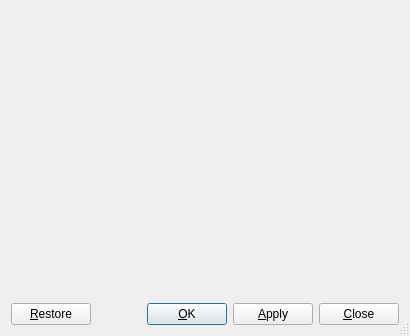
<ui version="4.0" >
 <author></author>
 <comment></comment>
 <exportmacro></exportmacro>
 <class>QFloatUi</class>
 <widget class="QDialog" name="QFloatUi" >
  <property name="geometry" >
   <rect>
    <x>0</x>
    <y>0</y>
    <width>410</width>
    <height>336</height>
   </rect>
  </property>
  <property name="windowTitle" >
   <string/>
  </property>
  <property name="sizeGripEnabled" >
   <bool>true</bool>
  </property>
  <layout class="QVBoxLayout" >
   <property name="margin" >
    <number>11</number>
   </property>
   <property name="spacing" >
    <number>6</number>
   </property>
   <item>
    <widget class="FloatPlacement" name="floatFP" />
   </item>
   <item>
    <layout class="QHBoxLayout" >
     <property name="margin" >
      <number>0</number>
     </property>
     <property name="spacing" >
      <number>6</number>
     </property>
     <item>
      <widget class="QPushButton" name="restorePB" >
       <property name="text" >
        <string>&amp;Restore</string>
       </property>
       <property name="autoDefault" >
        <bool>false</bool>
       </property>
      </widget>
     </item>
     <item>
      <spacer>
       <property name="orientation" >
        <enum>Qt::Horizontal</enum>
       </property>
       <property name="sizeType" >
        <enum>QSizePolicy::Expanding</enum>
       </property>
       <property name="sizeHint" >
        <size>
         <width>20</width>
         <height>20</height>
        </size>
       </property>
      </spacer>
     </item>
     <item>
      <widget class="QPushButton" name="okPB" >
       <property name="text" >
        <string>&amp;OK</string>
       </property>
       <property name="default" >
        <bool>true</bool>
       </property>
      </widget>
     </item>
     <item>
      <widget class="QPushButton" name="applyPB" >
       <property name="text" >
        <string>&amp;Apply</string>
       </property>
      </widget>
     </item>
     <item>
      <widget class="QPushButton" name="closePB" >
       <property name="text" >
        <string>&amp;Close</string>
       </property>
      </widget>
     </item>
    </layout>
   </item>
  </layout>
 </widget>
 <pixmapfunction></pixmapfunction>
 <includes>
  <include location="local" >qt_helpers.h</include>
 </includes>
 <customwidgets>
  <customwidget>
   <class>FloatPlacement</class>
   <extends></extends>
   <header>FloatPlacement.h</header>
   <container>1</container>
   <pixmap></pixmap>
  </customwidget>
 </customwidgets>
 <tabstops>
  <tabstop>restorePB</tabstop>
  <tabstop>okPB</tabstop>
  <tabstop>applyPB</tabstop>
  <tabstop>closePB</tabstop>
 </tabstops>
 <resources/>
 <connections/>
</ui>
